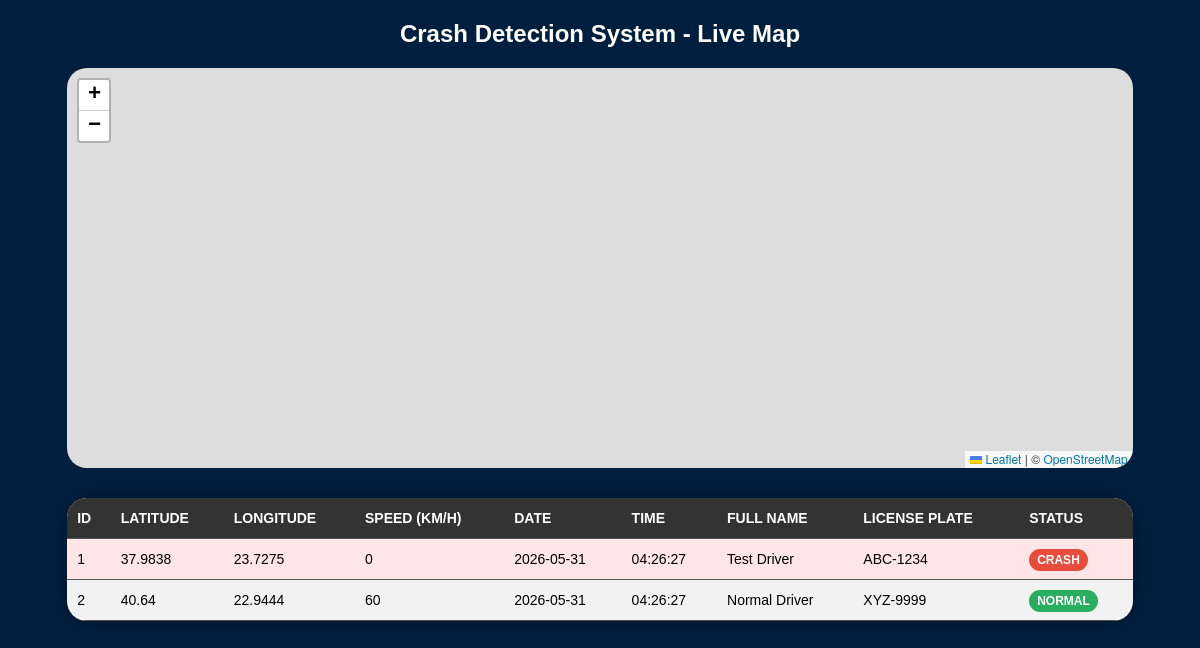
/Server/index.php, run on the app's committed database.
### tables this page shows
CREATE TABLE `points` (
  `id` int(11) NOT NULL,
  `latitude` double NOT NULL DEFAULT 0,
  `longitude` double NOT NULL DEFAULT 0,
  `altitude` double NOT NULL DEFAULT 0,
  `speed` double NOT NULL DEFAULT 0 COMMENT 'Ταχύτητα σε km/h',
  `date` date NOT NULL,
  `time` time NOT NULL,
  `crash_timestamp` datetime DEFAULT NULL COMMENT 'Πλήρες timestamp από το Raspberry',
  `fullname` varchar(100) NOT NULL DEFAULT 'Unknown' COMMENT 'Όνομα οδηγού',
  `license_plate` varchar(20) NOT NULL DEFAULT 'Unknown' COMMENT 'Πινακίδα',
  `accident` varchar(20) NOT NULL DEFAULT 'no_crash' COMMENT 'crash, flame, ή no_crash',
  `crash_severity` varchar(20) DEFAULT NULL COMMENT 'low, medium, high (προαιρετικό)',
  `created_at` timestamp NOT NULL DEFAULT current_timestamp() COMMENT 'Πότε μπήκε η εγγραφή',
  `updated_at` timestamp NOT NULL DEFAULT current_timestamp() ON UPDATE current_timestamp() COMMENT 'Τελευταία τροποποίηση'
);

### Server/index.php (the view, shortened to what this page needs)
<!DOCTYPE html>
<html>
<head>
    <link rel="stylesheet" href="https://unpkg.com/leaflet@1.9.4/dist/leaflet.css"/>
</head>
<body>
    <h2>Crash Detection System - Live Map</h2>
    <div id="map"></div>
    <?php
    $conn = mysqli_connect("localhost", "root", "", "accident_data");
    $sql = "SELECT * FROM points ORDER BY created_at DESC";
    $result = mysqli_query($conn, $sql);
    ?>
    <?php
    if (mysqli_num_rows($result) > 0) {
            ?>
            <?php
        mysqli_data_seek($result, 0);
    }
    ?>
    <div id="table-container">
    <table>
        <thead>
            <tr>
                <th>ID</th>
                <th>Latitude</th>
                <th>Longitude</th>
                <th>Speed (km/h)</th>
                <th>Date</th>
                <th>Time</th>
                <th>Full Name</th>
                <th>License Plate</th>
                <th>Status</th>
            </tr>
        </thead>
        <tbody>
            <?php
            if (mysqli_num_rows($result) > 0) {
                while ($row = mysqli_fetch_assoc($result)) {
                $accidentType = $row["accident"];
                if ($accidentType == "crash") {
                    $rowClass = "crash-row";
                    $badgeClass = "badge-crash";
                    $statusText = "CRASH";
                } elseif ($accidentType == "flame") {
                    $rowClass = "flame-row";
                    $badgeClass = "badge-flame";
                    $statusText = "FLAME";
                } else {
                    $rowClass = "";
                    $badgeClass = "badge-normal";
                    $statusText = "NORMAL";
                }
                    ?>
                    <tr class="<?php echo $rowClass; ?>">
                        <td><?php echo $row["id"]; ?></td>
                        <td><?php echo $row["latitude"]; ?></td>
                        <td><?php echo $row["longitude"]; ?></td>
                        <td><?php echo $row["speed"]; ?></td>
                        <td><?php echo $row["date"]; ?></td>
                        <td><?php echo $row["time"]; ?></td>
                        <td><?php echo htmlspecialchars($row["fullname"]); ?></td>
                        <td><?php echo htmlspecialchars($row["license_plate"]); ?></td>
                        <td><span class="badge <?php echo $badgeClass; ?>"><?php echo $statusText; ?></span></td>
                    </tr>
                    <?php
                }
            } else {
                ?>
                <tr>
                    <td colspan="9" class="no-data" style="color: #333;">  Δεν υπάρχουν δεδομένα ακόμα.</td>
                </tr>
                <?php
            }
            ?>
        </tbody>
    </table>
    </div>
</body>
</html>

### Server/index.php (style rules this page uses)
#map { height: 50vh; width: 90%; max-width: 1400px; margin: 20px auto; border-radius: 20px; }
body { background-color: #001F3F; font-family: Arial, sans-serif; }
h2 { color: white; text-align: center; margin-top: 20px; }
#table-container { width: 90%; max-width: 1400px; margin: 30px auto; box-shadow: 0 0 20px rgba(0, 0, 0, 0.3); overflow-y: auto; max-height: 300px; border-radius: 20px; }
table { width: 100%; border-collapse: collapse; border-radius: 20px; }
th, td { padding: 12px 10px; text-align: left; border-bottom: 1px solid #555; font-size: 14px; }
th { background-color: #333; color: white; text-transform: uppercase; position: sticky; top: 0; z-index: 10; }
tr { background-color: #f2f2f2; }
.crash-row { background-color: #ffe6e6 !important; }
.badge { padding: 4px 8px; border-radius: 12px; font-size: 12px; font-weight: bold; color: white; }
.badge-crash { background-color: #e74c3c; }
.badge-normal { background-color: #27ae60; }

### data on the page
points: id "1", latitude "37.9838", longitude "23.7275", speed "0", date "2026-05-31", time "04:26:27", fullname "Test Driver", license_plate "ABC-1234", accident "CRASH"
points: id "2", latitude "40.64", longitude "22.9444", speed "60", date "2026-05-31", time "04:26:27", fullname "Normal Driver", license_plate "XYZ-9999", accident "NORMAL"
